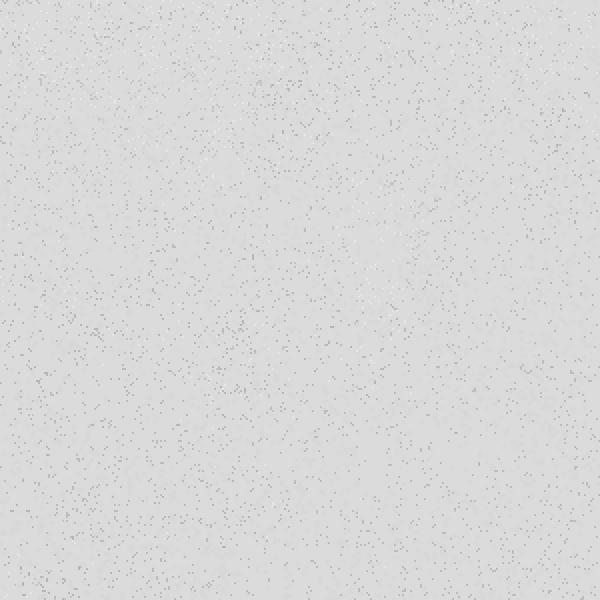
#> input picture dist/img/boxed-bg.jpg, 600 x 600 px
$ python view.py ../dist/img/boxed-bg.jpg
#> lines starting #> are read from the running program, lines starting #| are printed output that depends on the picture
import cv2

import sys

f = sys.argv[1]
img = cv2.imread(f)
#> img is the input picture: shape (600, 600, 3); min 180, max 230, mean 217.3
img = cv2.resize(img, (1920,1080))
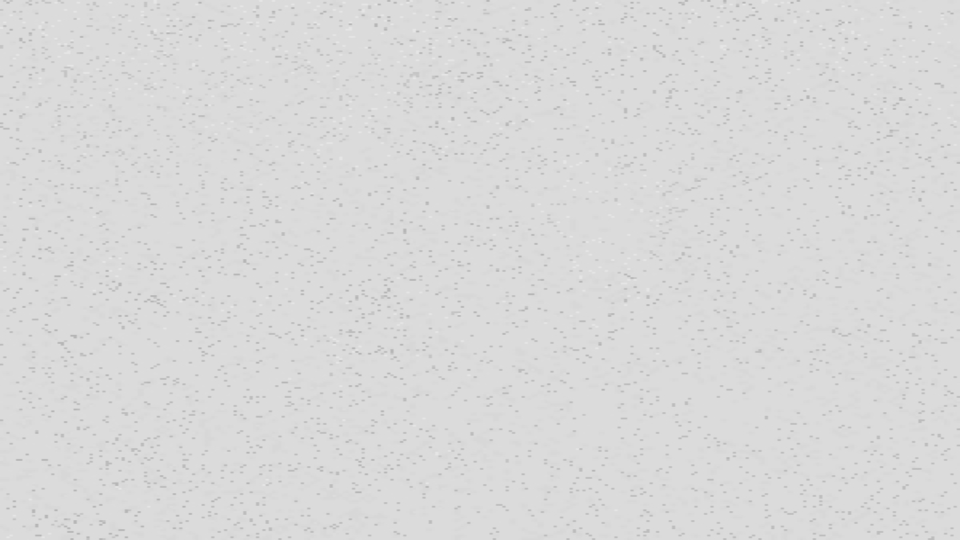
#> img: shape (1080, 1920, 3) (shown at 1/2 size); min 181, max 230, mean 217.3
cv2.imshow('pepe', img)
cv2.waitKey(0)

#> (the run stopped early here; a loop or call above may not have finished)
